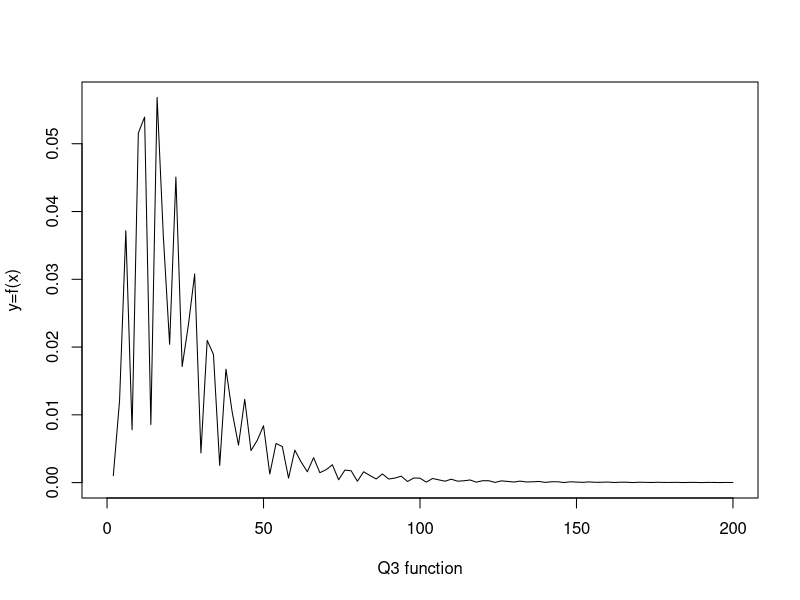

Source code (R):
#Q3 Monte Carlo Integration & Quadrature
#I=Integrate_{0}^{Infinity} (abs|cos(x)|/x*exp^(-(log(x)-3)^2)) dx
#f(x)=exp^(-x) g(x)/f(x)= Integrate_{0}^{Infinity} (abs|cos(x)|/x*exp^(-(log(x)-3)^2+x)) dx
f3<- function(X){abs(cos(X))/X*exp(-1*((log(X)-3)^2))} #Original Formula
f3a <- function(X){abs(cos(X)/X*exp(-1*(log(X)-3)^2)/exp(-X))} #Pick Random Variable X following Exp~(1)
f3b <- function(X){abs(cos(X))*sqrt(2*pi)*exp(-1/2*((log(X)-3)^2))} #Pick Random Variable X following Lognormal~(3,1)
curve(f3, 0, 200,xlab= "Q3 function", ylab = "y=f(x)") #plot the curve
#g(x)/f(x)=abs|cos(x)|/x*exp^(-(log(x)-3)^2+x)

#Monte Carlo Integration
#Exponential
mcie <- function(n,f){          #Set up a function of simulation
  U <- runif(n,0,1)    # Simulate n random numbers 
  X <- -log(U)/1 #Simulate n values from Exp(1)
  Int <- c(mean(f(X)), var(f(X))/n) #Compute g(x_i)/f(x_i)=x_1 for i = 1 to n and the error estimation
  Int} #Calculate the sample mean to estimate the population mean
set.seed(77960)
mcie(5000000,f3a)

#Lognormal 
mciln <- function(n,f){          #Set up a function of simulation
  X <- rlnorm(n, meanlog=3, sdlog=1)  #Simulate n values from Lognormal(0,1)
  Int <- c(mean(f(X)), var(f(X))/n) #Compute g(x_i)/f(x_i)=x_1 for i = 1 to n and the error estimation
  Int} #Calculate the sample mean to estimate the population mean
set.seed(77960)
mciln(5000000,f3b)


#Calculate the running time
runtime=function(fn){ 
  start_time=Sys.time()
  fn
  end_time=Sys.time()
  return(start_time-end_time)
}
runtime(mcie(100000,f3))
runtime(mciln(100000,f3))




